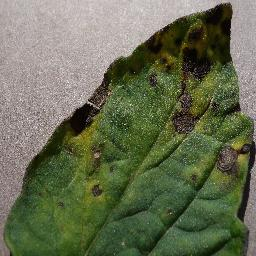
#> input picture backend/data/disease_datasets/early_blight.jpg, 256 x 256 px
$ python -i feature_extractor.py   (imports and definitions only)
#> lines starting #> are read from the running program, lines starting #| are printed output that depends on the picture; after the words box and inside, x2 and y2 are one past the last pixel; in counts of white or black regions, pixels touching at a corner belong together
import numpy as np
from PIL import Image
from typing import List, Dict, Any

STAGE_NAMES = [
    "Seedling",
    "Vegetative",
    "Flowering",
    "Fruit Formation",
    "Maturity"
]

def extract_image_features(image_input) -> np.ndarray:
    """
    Extracts botanical and visual features from plant photograph:
    - Canopy coverage ratio
    - Green Leaf Index (GLI) & Excess Green (ExG)
    - Flower bloom chrominance (yellow spectrum)
    - Ripening fruit chrominance (red spectrum)
    - Unripe fruit clustering chrominance
    - Edge & texture gradient density
    - Color channel distributions (RGB and HSV)
    """
    if isinstance(image_input, (str, bytes)):
        img = Image.open(image_input).convert("RGB")
#> img is the input picture: PIL image 256x256 RGB; mean R, G, B 102.5, 108.8, 82.1
    elif isinstance(image_input, Image.Image):
        img = image_input.convert("RGB")
    else:
        raise ValueError("Unsupported image input type")

    # Resize to standard analysis resolution (256x256) for robust normalized feature extraction
    img = img.resize((256, 256))
    rgb = np.asarray(img, dtype=np.float32) / 255.0  # (256, 256, 3)

    r = rgb[:, :, 0]
    g = rgb[:, :, 1]
    b = rgb[:, :, 2]

    # Convert to HSV representation
    max_c = np.max(rgb, axis=-1)
    min_c = np.min(rgb, axis=-1)
    delta = max_c - min_c + 1e-7

    h = np.zeros_like(max_c)
    # Hue calculation
    mask_r = (max_c == r) & (delta > 1e-5)
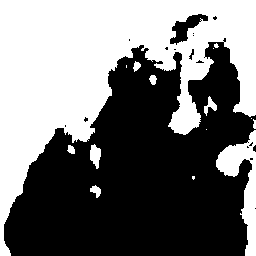
#> mask_r: shape (256, 256) bool; 45.5% white; 15 white regions (6 under 20 px), largest, box (x1, y1, x2, y2) and area: (0, 0, 256, 256) 27327, (216, 130, 256, 256) 1866, (90, 144, 101, 169) 185
    mask_g = (max_c == g) & (delta > 1e-5)
#> mask_g: shape (256, 256) bool; 55.3% white; 10 black regions (2 under 20 px), largest, box (x1, y1, x2, y2) and area: (0, 0, 256, 256) 26968, (216, 131, 256, 256) 1824, (90, 145, 101, 168) 163
    mask_b = (max_c == b) & (delta > 1e-5)
#> mask_b: shape (256, 256) bool; 0.19% white in thin lines or dots, all inside (x1, y1, x2, y2) = (84, 0, 256, 245)

    h[mask_r] = ((g[mask_r] - b[mask_r]) / delta[mask_r]) % 6.0
    h[mask_g] = ((b[mask_g] - r[mask_g]) / delta[mask_g]) + 2.0
    h[mask_b] = ((r[mask_b] - g[mask_b]) / delta[mask_b]) + 4.0
#> h: shape (256, 256) float32; min 0, max 5.95, mean 1.06
    h = (h / 6.0) % 1.0  # Normalized hue [0, 1]

    s = np.zeros_like(max_c)
    mask_val = max_c > 1e-5
#> mask_val: shape (256, 256) bool; 100% white; black in thin lines or dots, all inside (x1, y1, x2, y2) = (189, 56, 190, 57)
    s[mask_val] = delta[mask_val] / max_c[mask_val]
    v = max_c

    # 1. Botanical Indices
    # Green Leaf Index (GLI) = (2G - R - B) / (2G + R + B + 1e-5)
    gli = (2.0 * g - r - b) / (2.0 * g + r + b + 1e-5)
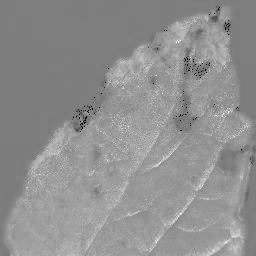
#> gli: shape (256, 256) float32; min -1, max 1, mean 0.133; drawn with min black and max white
    # Excess Green Index (ExG) = 2G - R - B
    exg = 2.0 * g - r - b
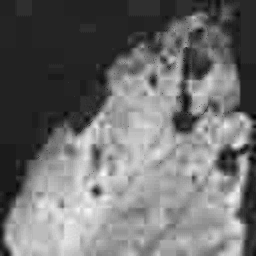
#> exg: shape (256, 256) float32; min -0.11, max 0.435, mean 0.129; drawn with min black and max white

    # Canopy mask: pixels where green dominates
    canopy_mask = (gli > 0.05) & (s > 0.15) & (v > 0.15)
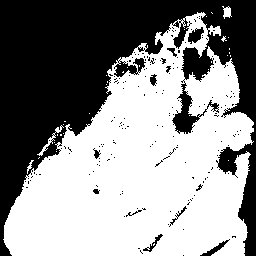
#> canopy_mask: shape (256, 256) bool; 55.6% white; 178 black regions (167 under 20 px), largest, box (x1, y1, x2, y2) and area: (0, 0, 256, 256) 28145, (188, 27, 204, 44) 155, (200, 239, 230, 256) 123
    canopy_coverage = np.mean(canopy_mask)
#> canopy_coverage = 0.556

    # 2. Flowering Bloom Detection: Yellow petals (Hue ~ 0.10 - 0.18, Saturation > 0.35, Brightness > 0.4)
    yellow_flower_mask = (h >= 0.10) & (h <= 0.18) & (s >= 0.35) & (v >= 0.4)
#> yellow_flower_mask: shape (256, 256) bool; 1.2% white; 91 white regions (82 under 20 px), largest, box (x1, y1, x2, y2) and area: (70, 114, 100, 147) 249, (231, 141, 248, 150) 78, (236, 154, 247, 165) 73
    flower_ratio = np.mean(yellow_flower_mask)
#> flower_ratio = 0.0121

    # 3. Ripening Fruit Detection: Red/Orange (Hue < 0.07 or Hue > 0.93, Saturation > 0.3, Brightness > 0.25)
    red_fruit_mask = ((h <= 0.07) | (h >= 0.93)) & (s >= 0.30) & (v >= 0.25)
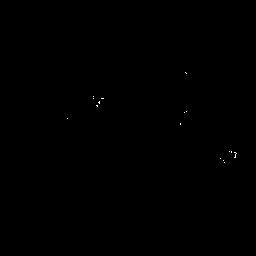
#> red_fruit_mask: shape (256, 256) bool; 0.05% white in thin lines or dots, all inside (x1, y1, x2, y2) = (67, 72, 237, 163)
    fruit_ripening_ratio = np.mean(red_fruit_mask)
#> fruit_ripening_ratio = 0.000504

    # 4. Unripe Green Fruit Feature: High green brightness & distinct hue (Hue 0.20-0.35, Sat > 0.45)
    unripe_fruit_mask = (h >= 0.22) & (h <= 0.35) & (s >= 0.45) & (v >= 0.30)
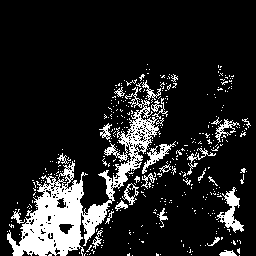
#> unripe_fruit_mask: shape (256, 256) bool; 13.8% white; 390 white regions (360 under 20 px), largest, box (x1, y1, x2, y2) and area: (7, 87, 159, 256) 5845, (216, 187, 244, 233) 457, (142, 141, 176, 174) 274
    unripe_fruit_ratio = np.mean(unripe_fruit_mask)
#> unripe_fruit_ratio = 0.138

    # 5. Texture & Gradient Complexity
    # Simple Sobel-like finite difference gradient magnitude
    grad_x = np.abs(rgb[:, 1:, :] - rgb[:, :-1, :])
    grad_y = np.abs(rgb[1:, :, :] - rgb[:-1, :, :])
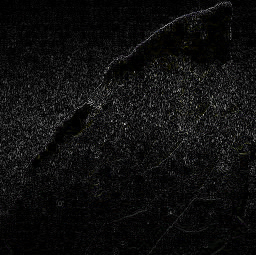
#> grad_y: shape (255, 256, 3) float32; mean R, G, B 0.0603, 0.0603, 0.0592
    mean_grad = (np.mean(grad_x) + np.mean(grad_y)) / 2.0
#> mean_grad = 0.0612

    features = np.array([
        np.mean(r), np.std(r),
        np.mean(g), np.std(g),
        np.mean(b), np.std(b),
        np.mean(h), np.std(h),
        np.mean(s), np.std(s),
        np.mean(v), np.std(v),
        np.mean(gli), np.percentile(gli, 90),
        np.mean(exg),
        canopy_coverage,
        flower_ratio,
        fruit_ripening_ratio,
        unripe_fruit_ratio,
        mean_grad
    ], dtype=np.float32)
#> features = 20 values, max 0.556 at index 15, min 0.000504 at index 17, mean 0.239

    return features

>>> result = extract_image_features('../../data/disease_datasets/early_blight.jpg')
#> result has the same summary as features in extract_image_features

$ run again, on backend/data/disease_datasets/late_blight.jpg
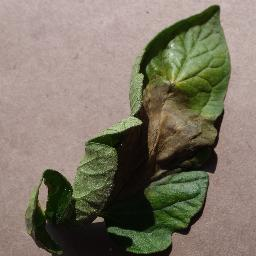
#> input picture backend/data/disease_datasets/late_blight.jpg, 256 x 256 px
#> in extract_image_features, img is the input picture: PIL image 256x256 RGB; mean R, G, B 125.4, 117.7, 101.7
#> in extract_image_features, `mask_r = (max_c == r) & (delta > 1e-5)`:
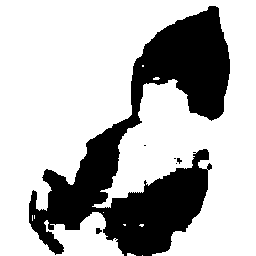
#> mask_r: shape (256, 256) bool; 71.8% white; 6 black regions (4 under 20 px), largest, box (x1, y1, x2, y2) and area: (29, 6, 230, 256) 18430, (96, 228, 102, 234) 27
#> mask_g: shape (256, 256) bool; 28.8% white; 6 white regions (4 under 20 px), largest, box (x1, y1, x2, y2) and area: (28, 6, 230, 256) 18857, (176, 158, 184, 164) 33
#> mask_b: shape (256, 256) bool; 0.14% white in thin lines or dots, all inside (x1, y1, x2, y2) = (48, 158, 213, 246)
#> mask_val: shape (256, 256) bool; every value is 1
#> canopy_mask: shape (256, 256) bool; 22.9% white; 71 white regions (65 under 20 px), largest, box (x1, y1, x2, y2) and area: (56, 5, 231, 221) 10512, (107, 168, 209, 254) 3826, (26, 188, 54, 235) 390, (41, 169, 54, 186) 47, (48, 248, 63, 255) 43, (183, 158, 196, 164) 33
#> canopy_coverage = 0.229
#> yellow_flower_mask: shape (256, 256) bool; 1.4% white; 48 white regions (40 under 20 px), largest, box (x1, y1, x2, y2) and area: (165, 99, 209, 125) 248, (143, 83, 166, 104) 193, (201, 127, 215, 139) 92
#> flower_ratio = 0.0139
#> red_fruit_mask: shape (256, 256) bool; 0.04% white in thin lines or dots, all inside (x1, y1, x2, y2) = (32, 109, 222, 255)
#> fruit_ripening_ratio = 0.000443
#> unripe_fruit_mask: shape (256, 256) bool; 2.6% white; 103 white regions (89 under 20 px), largest, box (x1, y1, x2, y2) and area: (198, 52, 228, 111) 536, (148, 189, 187, 202) 176, (156, 210, 187, 227) 142
#> unripe_fruit_ratio = 0.0263
#> in extract_image_features, `grad_y = np.abs(rgb[1:, :, :] - rgb[:-1, :, :])`:
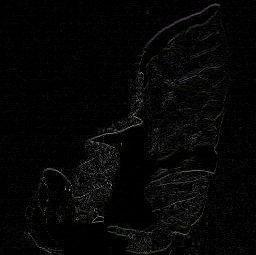
#> grad_y: shape (255, 256, 3) float32; mean R, G, B 0.0272, 0.0271, 0.0266
#> features = 20 values, max 0.508 at index 10, min 0.000443 at index 17, mean 0.21
#> result has the same summary as features in extract_image_features
